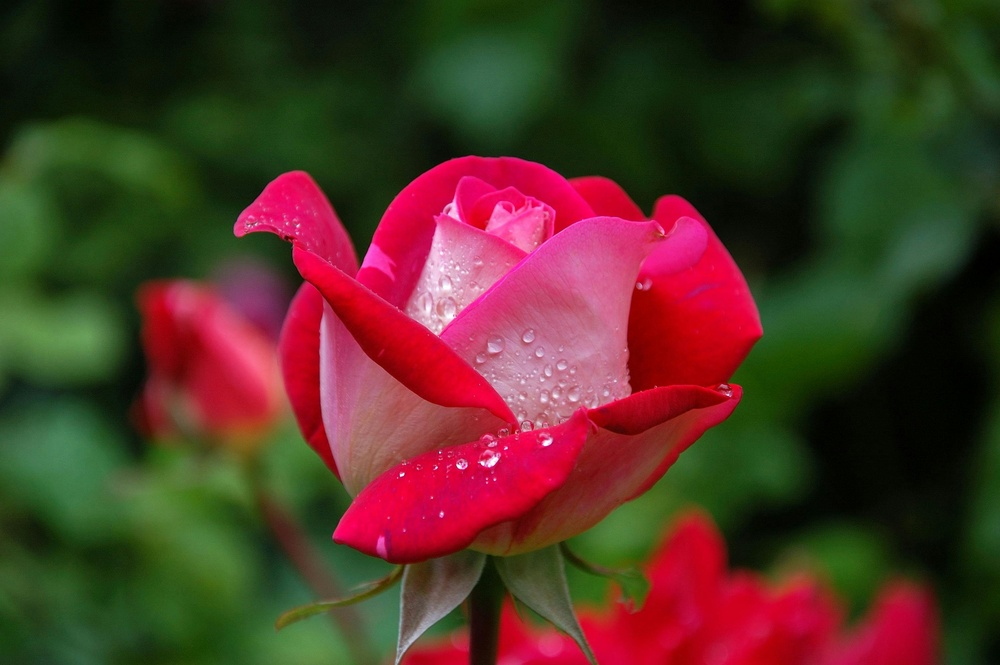
#> input picture Unit-5/flower.jpg, 1000 x 665 px, shrunk from 3008 x 2000 before the run
$ jupyter execute '28. Applying advance image filter in Scharr.ipynb'   (older library calls are emulated)
#> lines starting #> are read from the running program, lines starting #| are printed output that depends on the picture
[cell 1]
# 27. Applying advantages image filters
# 3.) Scharr (for advantages smoothing effect)

import cv2
import matplotlib.pyplot as plt

img = cv2.imread('flower.jpg',0)
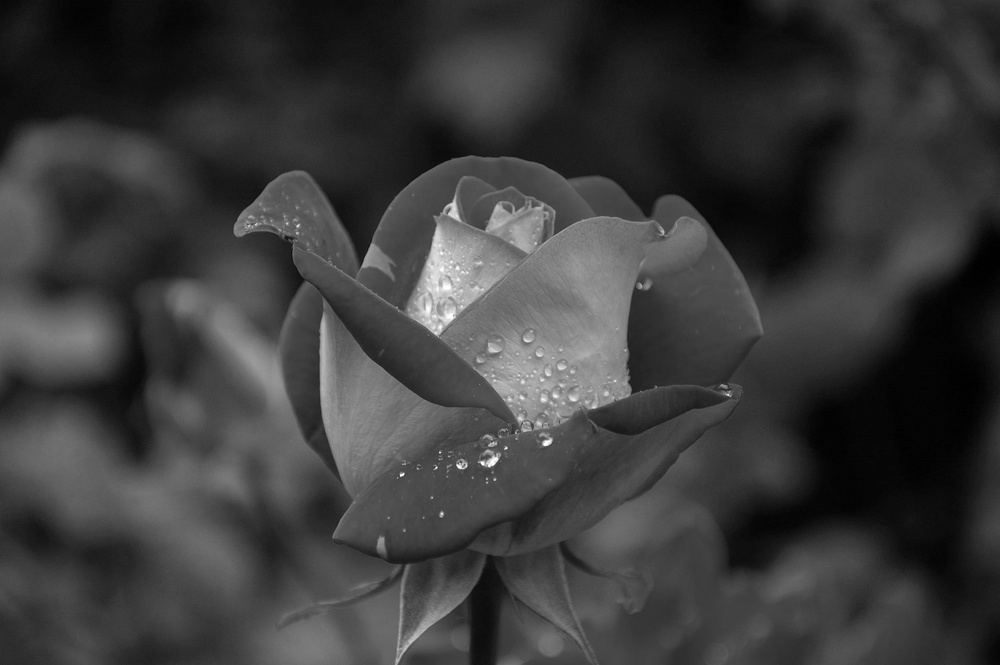
#> img: shape (665, 1000); min 0, max 255, mean 58.9

scharrX = cv2.Scharr(img,cv2.CV_64F,1,0)
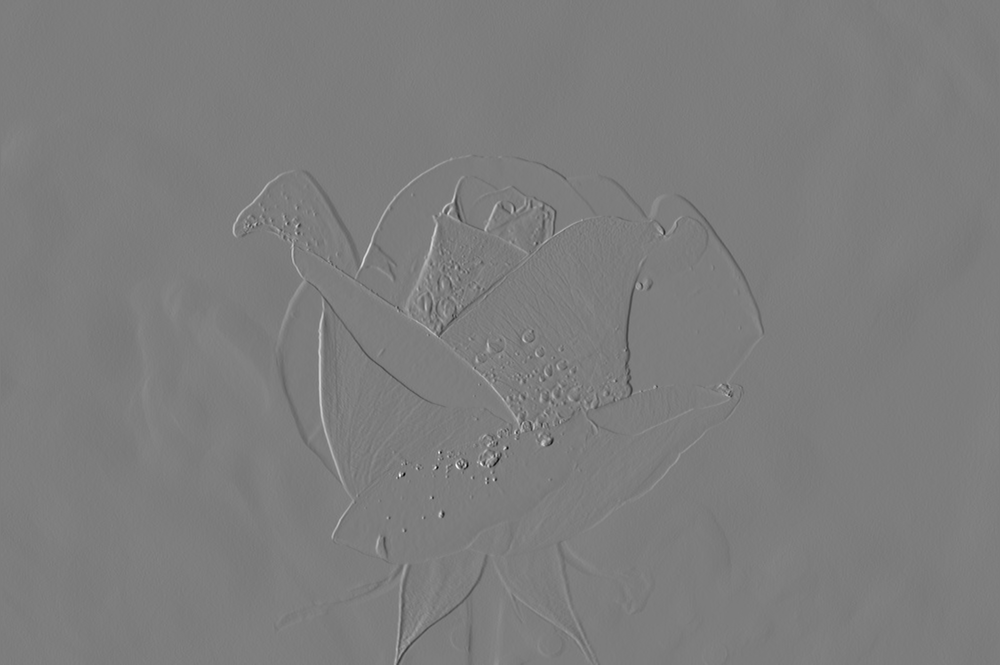
#> scharrX: shape (665, 1000) float64; min -2764, max 2855, mean -0.8; drawn with min black and max white
scharrY = cv2.Scharr(img,cv2.CV_64F,0,1)
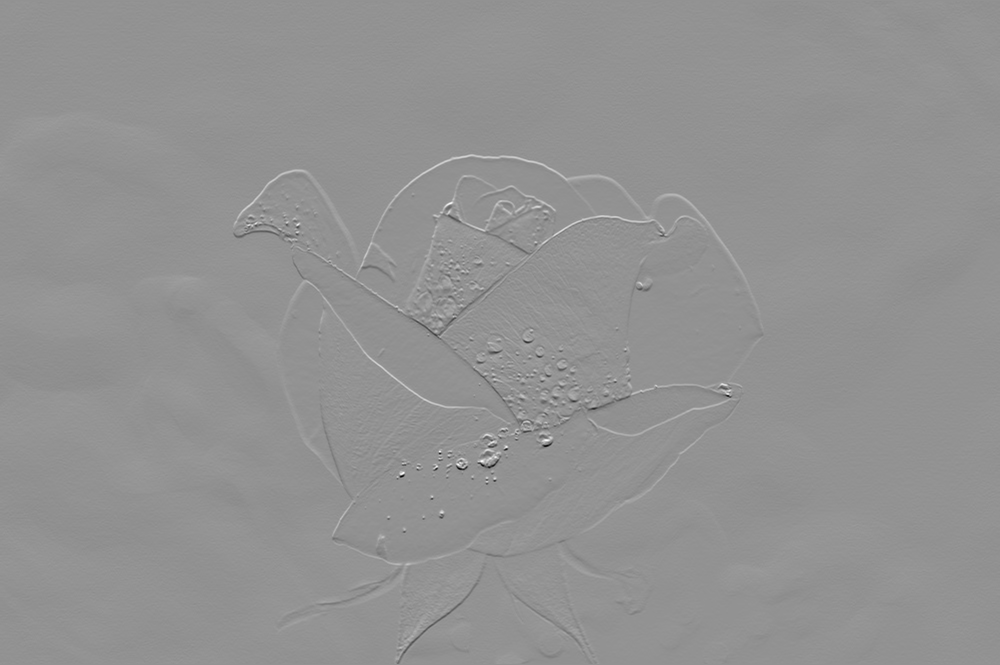
#> scharrY: shape (665, 1000) float64; min -2955, max 2186, mean 1.8; drawn with min black and max white

scharr_X = cv2.convertScaleAbs(scharrX)
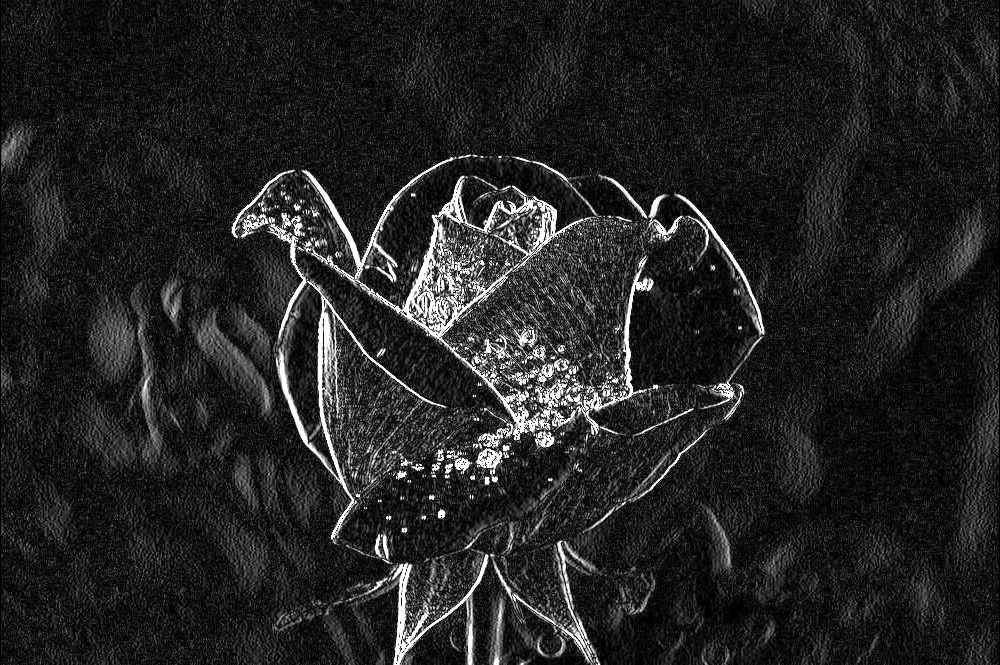
#> scharr_X: shape (665, 1000); min 0, max 255, mean 35.4
scharr_Y = cv2.convertScaleAbs(scharrY)
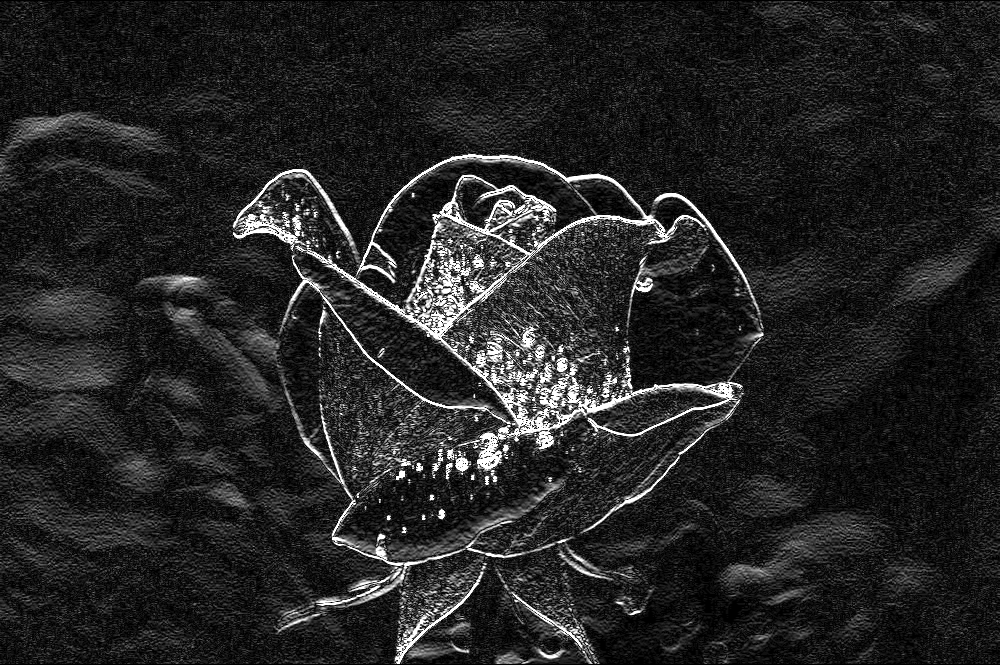
#> scharr_Y: shape (665, 1000); min 0, max 255, mean 36.6

scharr_Combine = cv2.addWeighted(scharr_X,0.10,scharr_Y,0.2,0)
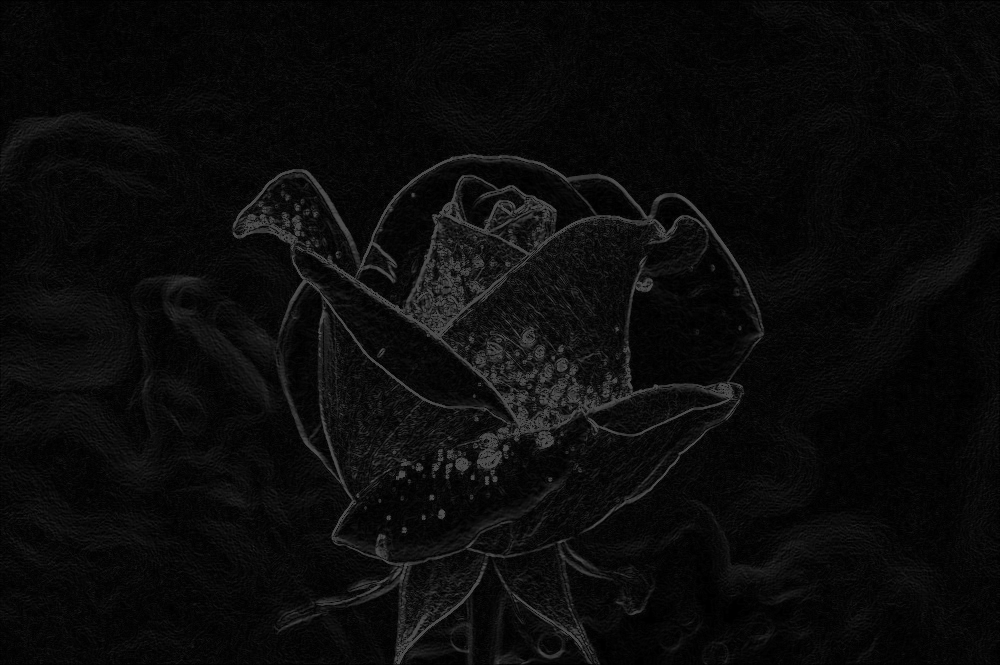
#> scharr_Combine: shape (665, 1000); min 0, max 76, mean 10.9

plt.subplot(1,4,1),plt.imshow(img),plt.title('Source Image'),plt.axis('off')
plt.subplot(1,4,2),plt.imshow(scharr_X,cmap='gray'),plt.title('Scharr-X'),plt.axis('off')
plt.subplot(1,4,3),plt.imshow(scharr_Y,cmap='gray'),plt.title('Scharr-Y'),plt.axis('off')
plt.subplot(1,4,4),plt.imshow(scharr_Combine,cmap='gray'),plt.title('Scharr-Combine'),plt.axis('off')

$ run again, with Unit-5/aerial.webp saved as Unit-5/flower.jpg
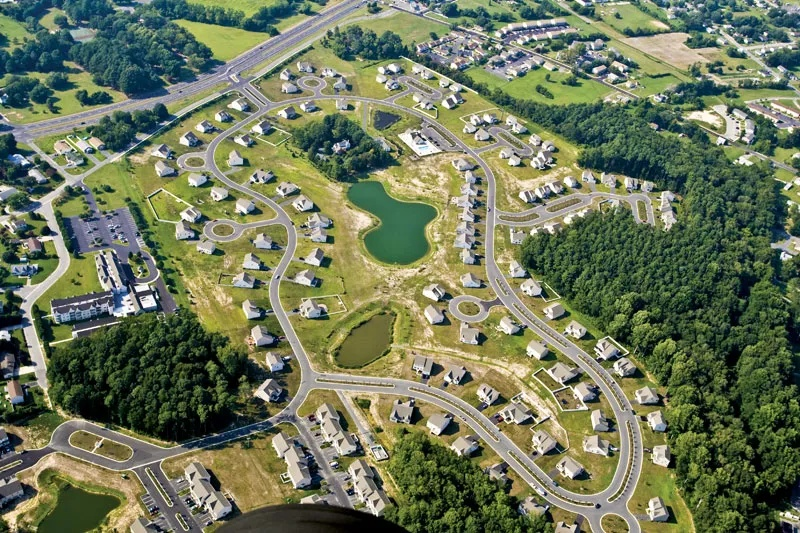
#> input picture Unit-5/aerial.webp, 800 x 533 px
#> `scharr_Y = cv2.convertScaleAbs(scharrY)`:
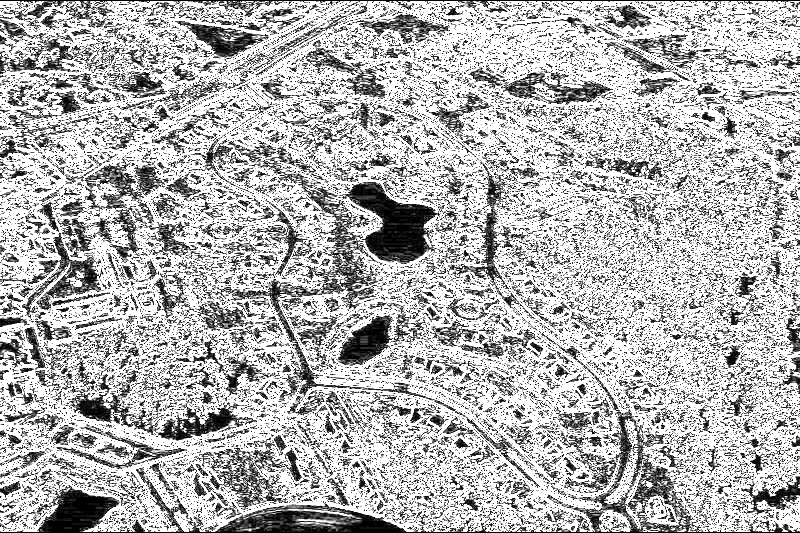
#> scharr_Y: shape (533, 800); min 0, max 255, mean 181.1
#> `scharr_Combine = cv2.addWeighted(scharr_X,0.10,scharr_Y,0.2,0)`:
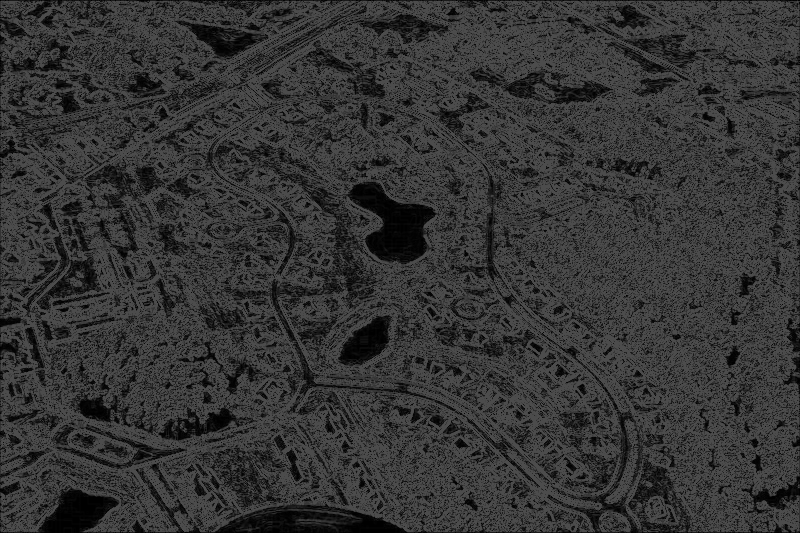
#> scharr_Combine: shape (533, 800); min 0, max 76, mean 53.1
